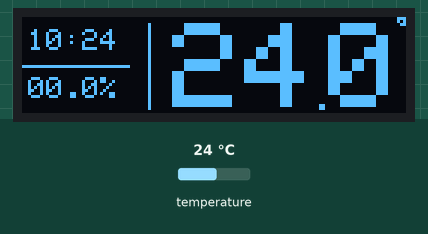
Bench run of a sketch on a simulated Arduino Uno, built with avr-gcc and run on an emulated ATmega328P. On the bench: 128×32 one-colour display. The inputs (shaded band) are chosen by the test bench; at power-on: temperature 24 °C. The local clock reads 2024-03-15 10:24:30 at power-on unless the sketch sets it; what the sketch prints to the serial monitor is not drawn.

Above: at 1.2 s.
1.3 s: temperature set to 12 °C
At 2.1 s:
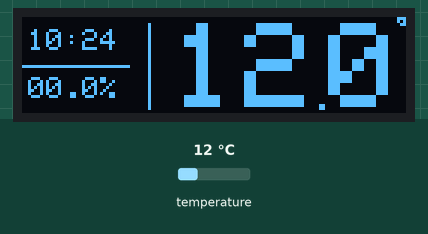
2.8 s: temperature set to 19 °C
At 3.5 s:
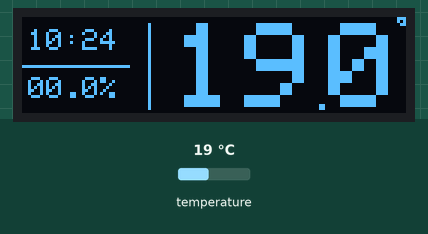
4.3 s: temperature set to 28 °C
At 5.5 s:
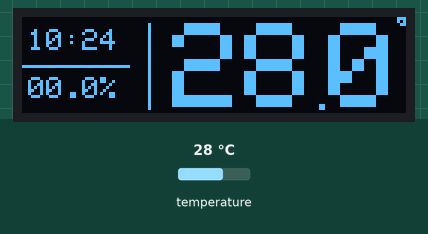
Timing chart, 0 to 7.3 s (numbered marks = the images above; inputs shaded):
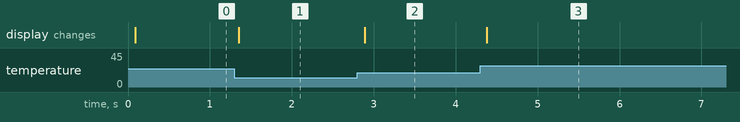

The sketch:

display.ino
```cpp
// Arduino real time clock and temperature monitor with DS3231 and SSD1306 OLED

#include <Wire.h>                        // Include Wire library (required for I2C devices)
#include <Adafruit_GFX.h>                // Include Adafruit graphics library
#include <Adafruit_SSD1306.h>            // Include Adafruit SSD1306 OLED driver

#include "RTClib.h"

RTC_DS3231 rtc;

/*#define OLED_RESET 4
Adafruit_SSD1306 display(OLED_RESET);*/

#define SCREEN_WIDTH 128 // OLED display width, in pixels
#define SCREEN_HEIGHT 32 // OLED display height, in pixels

// Declaration for an SSD1306 display connected to I2C (SDA, SCL pins)
#define OLED_RESET     4 // Reset pin # (or -1 if sharing Arduino reset pin)
Adafruit_SSD1306 display(SCREEN_WIDTH, SCREEN_HEIGHT, &Wire, OLED_RESET);


#define button1    9                       // Button B1 is connected to Arduino pin 9
#define button2    8                       // Button B2 is connected to Arduino pin 8


void draw_text(byte x_pos, byte y_pos, char *text, byte text_size);

void setup(void) {

  Serial.begin(9600);
  Serial.println(F("Setup... 'came on,be my baby,came on'"));
  // SSD1306_SWITCHCAPVCC = generate display voltage from 3.3V internally
  if(!display.begin(SSD1306_SWITCHCAPVCC, 0x3C)) { // Address 0x3C for 128x32
    Serial.println(F("SSD1306 allocation failed"));
    for(;;); // Don't proceed, loop forever
  }

  // Show initial display buffer contents on the screen --
  // the library initializes this with an Adafruit splash screen.
//  display.display();
//  delay(2000); // Pause for 2 seconds

  // Clear the buffer
//  display.clearDisplay();


  // init done

  // Clear the display buffer.
  display.clearDisplay();
  display.display();

  display.setTextColor(WHITE, BLACK);


  if (! rtc.begin()) {
    Serial.println("Couldn't find RTC");
  }

  if (rtc.lostPower()) {
    Serial.println("RTC lost power, let's set the time!");
    // When time needs to be set on a new device, or after a power loss, the
    // following line sets the RTC to the date & time this sketch was compiled
    rtc.adjust(DateTime(F(__DATE__), F(__TIME__)));
    // This line sets the RTC with an explicit date & time, for example to set
    // January 21, 2014 at 3am you would call:
    // rtc.adjust(DateTime(2014, 1, 21, 3, 0, 0));
  }
}

char Time[]     = "  :  :  ";
char Calendar[] = "  /  /20  ";
char temperature[] = " 00.00";
char temperature_msb;
byte i, second, minute, hour, day, date, month, year, temperature_lsb;

void display_day(){
  switch(day){
    case 1:  draw_text(40, 0, " SUNDAY  ", 1); break;
    case 2:  draw_text(40, 0, " MONDAY  ", 1); break;
    case 3:  draw_text(40, 0, " TUESDAY ", 1); break;
    case 4:  draw_text(40, 0, "WEDNESDAY", 1); break;
    case 5:  draw_text(40, 0, "THURSDAY ", 1); break;
    case 6:  draw_text(40, 0, " FRIDAY  ", 1); break;
    default: draw_text(40, 0, "SATURDAY ", 1);
  }
}


void display_refresh(){
  //byte second, minute, hour, day, date, month, year,
  byte second,minute, hour;
  float temp;

  // DISPLAY HH:MM TT.Tº
  DateTime now = rtc.now();

  //second = now.second();
  //year = now.year();
  //month = now.month();
  //day = now.day();

  minute = now.minute();
  hour = now.hour();
  temp =rtc.getTemperature();


  char strTime[]     =    "  :  ";//:  ";
  char strTemperature[] = "00";
  char strTemperatureDec[] = "0";
  char strHumidity[] = "00.0%";

  //strTime[7]     = second % 10 + 48;
  //strTime[6]     = second / 10 + 48;
  strTime[4]     = minute % 10 + 48;
  strTime[3]     = minute / 10 + 48;
  strTime[1]     = hour   % 10 + 48;
  strTime[0]     = hour   / 10 + 48;


  strTemperatureDec[0]  = (char)(   int((temp - (int)temp)*10)%10 + 48);
  strTemperature[1]     = (char)(   int(temp)  % 10 + 48);
  strTemperature[0]     = (char)(   temp   / 10 + 48);


  strTemperature[0]     = (char)(   temp   / 10 + 48);

  display.setCursor(2,4);
  display.setTextSize(1.8);
  display.print(strTime);
  display.display();

  display.drawLine(0,16,35,16,WHITE);

  display.setCursor(2,20);
  display.setTextSize(1.8);
  display.print(strHumidity);
  display.display();

  display.drawLine(42,2,42,30,WHITE);

  display.drawRect(125, 0, 3, 3, WHITE);     // Put degree symbol ( ° )
  display.setCursor(50,2);
  display.setTextSize(4);
  display.print(strTemperature);
  display.drawRect(99, 29, 2, 2, WHITE);     // Put decimal dot without consuming full char
  display.setCursor(102,2);
  display.setTextSize(4);
  display.print(strTemperatureDec);
  display.display();

}

int counteralive=0;
void loop() {
  DateTime now = rtc.now();
/*
  Serial.println("Looping...");


  char daysOfTheWeek[7][12] = {"Sunday", "Monday", "Tuesday", "Wednesday", "Thursday", "Friday", "Saturday"};


  Serial.print(now.year(), DEC);
  Serial.print('/');
  Serial.print(now.month(), DEC);
  Serial.print('/');
  Serial.print(now.day(), DEC);
  Serial.print(" (");
  Serial.print(daysOfTheWeek[now.dayOfTheWeek()]);
  Serial.print(") ");
  Serial.print(now.hour(), DEC);
  Serial.print(':');
  Serial.print(now.minute(), DEC);
  Serial.print(':');
  Serial.print(now.second(), DEC);
  Serial.println();

  Serial.print(" since midnight 1/1/1970 = ");
  Serial.print(now.unixtime());
  Serial.print("s = ");
  Serial.print(now.unixtime() / 86400L);
  Serial.println("d");

  // calculate a date which is 7 days and 30 seconds into the future
  DateTime future (now + TimeSpan(7,12,30,6));

  Serial.print(" now + 7d + 30s: ");
  Serial.print(future.year(), DEC);
  Serial.print('/');
  Serial.print(future.month(), DEC);
  Serial.print('/');
  Serial.print(future.day(), DEC);
  Serial.print(' ');
  Serial.print(future.hour(), DEC);
  Serial.print(':');
  Serial.print(future.minute(), DEC);
  Serial.print(':');
  Serial.print(future.second(), DEC);
  Serial.println();


  Serial.println();
  second=now.second();


  //display_day();
  //DS3231_display();                             // Diaplay time & calendar
  */
  display_refresh();

  //  delay(50);                                    // Wait 50ms
  counteralive++;
  if ((counteralive % 100)==0){
    Serial.print(counteralive);
    Serial.print("Temperature: ");
    Serial.print(rtc.getTemperature());
    Serial.println(" C");
  }
}
// End of code.
```

Measured:
- after the input at 1.3 s, the display: changes after 0.05 s (image 1)
- after the input at 2.8 s, the display: changes after 0.09 s (image 2)
- after the input at 4.3 s, the display: changes after 0.08 s (image 3)
